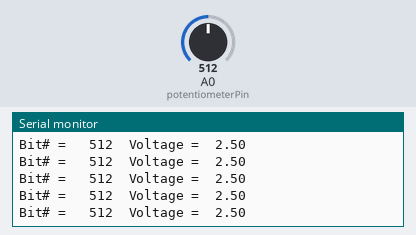
The sketch below on a simulated Arduino Uno, built with avr-gcc and run on an emulated ATmega328P. On the bench: the last lines printed to the serial monitor. The test bench sets the inputs (shaded band); at power-on: A0 (potentiometerPin) = 512.

Above: at 1.2 s.
1.3 s: A0 (potentiometerPin) set to 716
At 1.69 s:
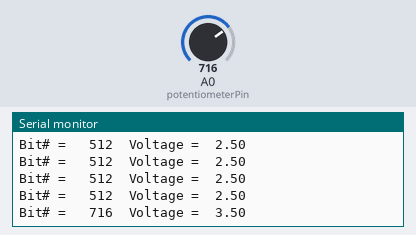
2.8 s: A0 (potentiometerPin) set to 900
At 2.94 s:
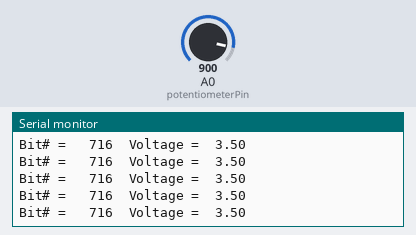
Timing chart, 0 to 5.8 s (numbered marks = the images above; inputs shaded):
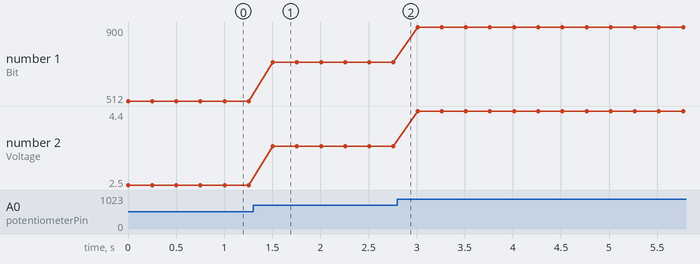

The sketch:

er_and_display_bit-value_and_voltage_value_on_serial_monitor.ino
```cpp
/*This code initializes the potentiometer input,
then reads the analog value from the potentiometer
then converts it to a voltage value
and finally displays both the bit value and the voltage value in a seperate column on the Serial Monitor on a loop every 250 milliseconds*/

// Pin declaration
const int potentiometerPin = A0; // Assign the potentiometer input to analog pin A0

void setup() {
  Serial.begin(9600); // Start the Serial Monitor at 9600 baud rate
}

void loop() {
  // Read the value from the potentiometer
  int sensorValue = analogRead(potentiometerPin); // Read the analog input from the potentiometer and store it in 'sensorValue'

  // Mathematically convert the sensor value to a voltage value
  float voltage = (sensorValue)*(5.0 / 1023.0); // Calculate the voltage value by multiplying the sensor value by (5V / 1023)

  // Print the bit# and voltage value to the Serial Monitor
  Serial.print("Bit# =   "); // Print "Bit# =  " to the Serial Monitor to identify which value belongs to
  Serial.print(sensorValue); // Print the sensor value (bit value) next to the Serial Monitor "Bit# = "
  Serial.print("\t"); // Print a tab character to the Serial Monitor, separating the bit-value and voltage value
  Serial.print("Voltage =  "); // Print "Voltage =  " next to the Serial Monitor to identify which value belongs to
  Serial.println(voltage); // Print the voltage value to next the Serial Monitor "Voltage = "

  delay(250); // Wait for 250 milliseconds before the next reading

}
```

Measured:
- after the input at 1.3 s, the serial monitor: prints a new line after 0.21 s (image 1)
- plotted number 1: 512 → 716 after the input at 1.3 s, 716 → 900 after the input at 2.8 s
- plotted number 2: 2.5 → 3.5 after the input at 1.3 s, 3.5 → 4.4 after the input at 2.8 s
